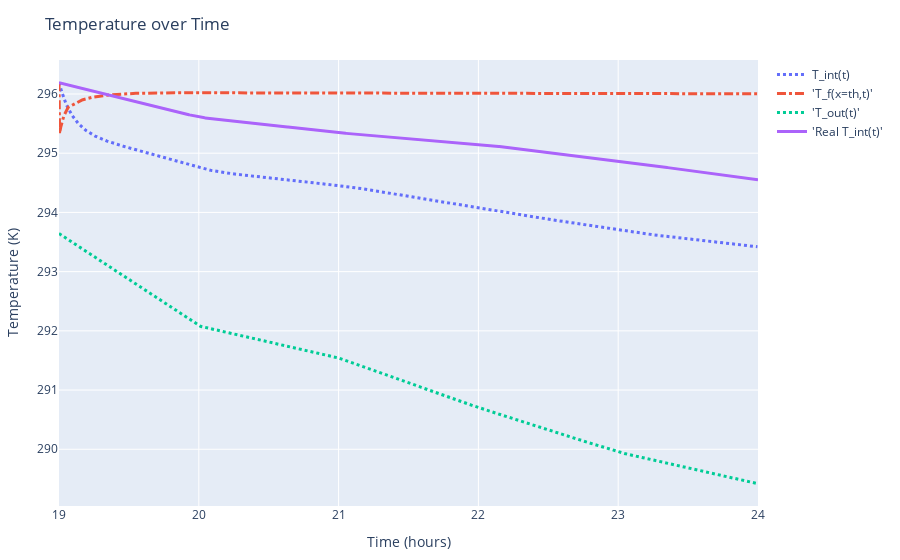

Notebook code cell kept with this figure:
### Code cell
labels = ["T_int(t)","'T_f(x=th,t)'","'T_out(t)'","'Real T_int(t)'"];
vals = [Tint[1:end-1], Tf[end, 1:end-1], vec(Tout), vec(TintReal)]
linewidths = [3,3,3,3]
dashtypes = ["dot", "dashdot", "dot", "none"]


traces = [PlotlyJS.scatter(x=vec(time_in_hours),  y=val, mode="lines", name=label, line=attr(width=lw, dash=dt)) for (val,label, lw, dt) in zip(vals, labels, linewidths, dashtypes)];


p3 = PlotlyJS.plot(traces, Layout(;title="Temperature over Time", showlegend=true, xaxis_title="Time (hours)", yaxis_title="Temperature (K)" ),  config=PlotConfig(scrollZoom=true));
p3

### Figure 1 — Plotly figure (JSON) as saved in the notebook; plotly's stock layout.template omitted (floating-point values rounded to 4 significant figures; data arrays with more than 128 entries replaced by an {"elided": "..."} marker saying what was removed)
{"data": [{"line": {"dash": "dot", "width": 3}, "mode": "lines", "name": "T_int(t)", "type": "scatter", "x": {"elided": "1201 float values"}, "y": {"elided": "1200 float values"}}, {"line": {"dash": "dashdot", "width": 3}, "mode": "lines", "name": "'T_f(x=th,t)'", "type": "scatter", "x": {"elided": "1201 float values"}, "y": {"elided": "1200 float values"}}, {"line": {"dash": "dot", "width": 3}, "mode": "lines", "name": "'T_out(t)'", "type": "scatter", "x": {"elided": "1201 float values"}, "y": {"elided": "1201 float values"}}, {"line": {"dash": "none", "width": 3}, "mode": "lines", "name": "'Real T_int(t)'", "type": "scatter", "x": {"elided": "1201 float values"}, "y": {"elided": "1201 float values"}}], "layout": {"margin": {"b": 50, "l": 50, "r": 50, "t": 60}, "showlegend": true, "title": "Temperature over Time", "xaxis": {"title": {"text": "Time (hours)"}}, "yaxis": {"title": {"text": "Temperature (K)"}}}}
